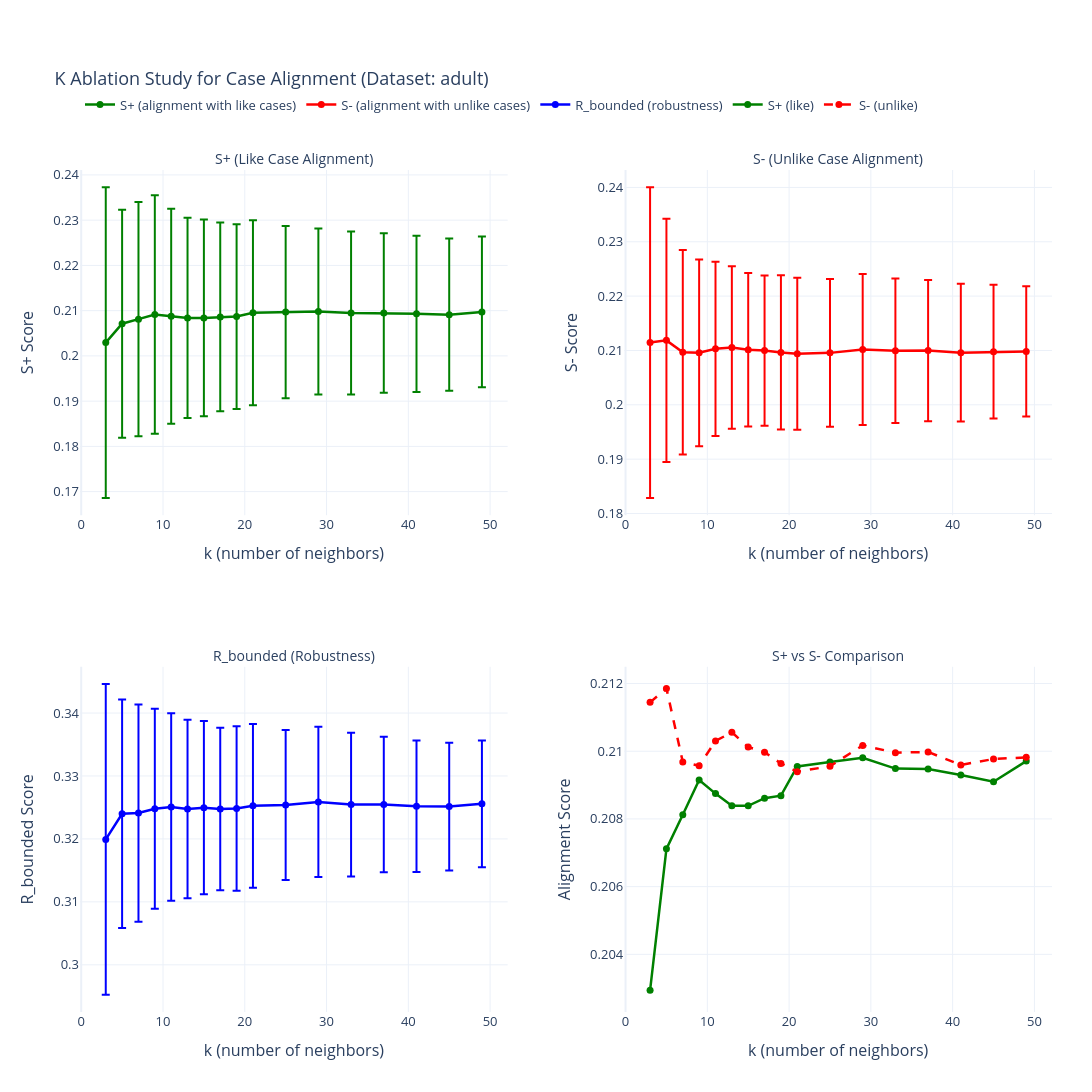

Notebook code cell kept with this figure:
### Markdown cell above
## 6. Visualize Results

### Code cell
# Create less-squished visualization
fig = make_subplots(
    rows=2, cols=2,
    subplot_titles=("S+ (Like Case Alignment)", "S- (Unlike Case Alignment)",
                    "R_bounded (Robustness)", "S+ vs S- Comparison"),
    specs=[[{"secondary_y": False}, {"secondary_y": False}],
           [{"secondary_y": False}, {"secondary_y": False}]],
    vertical_spacing=0.18,
    horizontal_spacing=0.12
)

# Filter out NaN values
valid_results = results_df.dropna()

# Plot 1: S+ (Like case alignment)
fig.add_trace(
    go.Scatter(
        x=valid_results['k'],
        y=valid_results['S_plus_mean'],
        error_y=dict(
            type='data',
            array=valid_results['S_plus_std'],
            visible=True
        ),
        mode='lines+markers',
        name='S+ (alignment with like cases)',
        line=dict(color='green', width=2.5),
        marker=dict(size=7)
    ),
    row=1, col=1
)

# Plot 2: S- (Unlike case alignment)
fig.add_trace(
    go.Scatter(
        x=valid_results['k'],
        y=valid_results['S_minus_mean'],
        error_y=dict(
            type='data',
            array=valid_results['S_minus_std'],
            visible=True
        ),
        mode='lines+markers',
        name='S- (alignment with unlike cases)',
        line=dict(color='red', width=2.5),
        marker=dict(size=7)
    ),
    row=1, col=2
)

# Plot 3: R_bounded (Robustness)
fig.add_trace(
    go.Scatter(
        x=valid_results['k'],
        y=valid_results['R_bounded_mean'],
        error_y=dict(
            type='data',
            array=valid_results['R_bounded_std'],
            visible=True
        ),
        mode='lines+markers',
        name='R_bounded (robustness)',
        line=dict(color='blue', width=2.5),
        marker=dict(size=7)
    ),
    row=2, col=1
)

# Plot 4: S+ vs S- comparison
fig.add_trace(
    go.Scatter(
        x=valid_results['k'],
        y=valid_results['S_plus_mean'],
        mode='lines+markers',
        name='S+ (like)',
        line=dict(color='green', width=2.5, dash='solid'),
        marker=dict(size=7)
    ),
    row=2, col=2
)

fig.add_trace(
    go.Scatter(
        x=valid_results['k'],
        y=valid_results['S_minus_mean'],
        mode='lines+markers',
        name='S- (unlike)',
        line=dict(color='red', width=2.5, dash='dash'),
        marker=dict(size=7)
    ),
    row=2, col=2
)

# Update axes labels
fig.update_xaxes(title_text="k (number of neighbors)", row=1, col=1)
fig.update_yaxes(title_text="S+ Score", row=1, col=1)

fig.update_xaxes(title_text="k (number of neighbors)", row=1, col=2)
fig.update_yaxes(title_text="S- Score", row=1, col=2)

fig.update_xaxes(title_text="k (number of neighbors)", row=2, col=1)
fig.update_yaxes(title_text="R_bounded Score", row=2, col=1)

fig.update_xaxes(title_text="k (number of neighbors)", row=2, col=2)
fig.update_yaxes(title_text="Alignment Score", row=2, col=2)

# Update layout for readability
fig.update_layout(
    title_text=f"K Ablation Study for Case Alignment (Dataset: {DATASET_NAME})",
    template='plotly_white',
    height=1250,
    width=1450,
    showlegend=True,
    hovermode='x unified',
    legend=dict(
        orientation='h',
        yanchor='bottom',
        y=1.06,
        xanchor='left',
        x=0.0
    ),
    margin=dict(l=80, r=40, t=170, b=80),
    font=dict(size=13)
)
fig.update_annotations(font=dict(size=14))

fig.show()

print("Visualization complete!")

### Figure 1 — Plotly figure (JSON) as saved in the notebook; plotly's stock layout.template omitted (floating-point values rounded to 4 significant figures)
{"data": [{"error_y": {"array": [0.03434, 0.02519, 0.02591, 0.02637, 0.02376, 0.02213, 0.02173, 0.02086, 0.0204, 0.02045, 0.01902, 0.01833, 0.01801, 0.01764, 0.01726, 0.01683, 0.01665], "type": "data", "visible": true}, "line": {"color": "green", "width": 2.5}, "marker": {"size": 7}, "mode": "lines+markers", "name": "S+ (alignment with like cases)", "type": "scatter", "x": [3, 5, 7, 9, 11, 13, 15, 17, 19, 21, 25, 29, 33, 37, 41, 45, 49], "xaxis": "x", "y": [0.2029, 0.2071, 0.2081, 0.2092, 0.2087, 0.2084, 0.2084, 0.2086, 0.2087, 0.2096, 0.2097, 0.2098, 0.2095, 0.2095, 0.2093, 0.2091, 0.2097], "yaxis": "y"}, {"error_y": {"array": [0.02859, 0.02237, 0.0188, 0.01718, 0.01603, 0.01495, 0.01412, 0.01384, 0.0142, 0.01398, 0.01361, 0.0139, 0.0133, 0.013, 0.01266, 0.01231, 0.01199], "type": "data", "visible": true}, "line": {"color": "red", "width": 2.5}, "marker": {"size": 7}, "mode": "lines+markers", "name": "S- (alignment with unlike cases)", "type": "scatter", "x": [3, 5, 7, 9, 11, 13, 15, 17, 19, 21, 25, 29, 33, 37, 41, 45, 49], "xaxis": "x2", "y": [0.2114, 0.2119, 0.2097, 0.2096, 0.2103, 0.2106, 0.2101, 0.21, 0.2096, 0.2094, 0.2096, 0.2102, 0.21, 0.21, 0.2096, 0.2098, 0.2098], "yaxis": "y2"}, {"error_y": {"array": [0.02468, 0.01815, 0.01725, 0.01588, 0.01489, 0.01417, 0.01375, 0.01291, 0.01306, 0.013, 0.01193, 0.01194, 0.01143, 0.01076, 0.01045, 0.01014, 0.01008], "type": "data", "visible": true}, "line": {"color": "blue", "width": 2.5}, "marker": {"size": 7}, "mode": "lines+markers", "name": "R_bounded (robustness)", "type": "scatter", "x": [3, 5, 7, 9, 11, 13, 15, 17, 19, 21, 25, 29, 33, 37, 41, 45, 49], "xaxis": "x3", "y": [0.3199, 0.324, 0.3241, 0.3248, 0.3251, 0.3247, 0.325, 0.3247, 0.3248, 0.3253, 0.3254, 0.3259, 0.3255, 0.3255, 0.3252, 0.3251, 0.3256], "yaxis": "y3"}, {"line": {"color": "green", "dash": "solid", "width": 2.5}, "marker": {"size": 7}, "mode": "lines+markers", "name": "S+ (like)", "type": "scatter", "x": [3, 5, 7, 9, 11, 13, 15, 17, 19, 21, 25, 29, 33, 37, 41, 45, 49], "xaxis": "x4", "y": [0.2029, 0.2071, 0.2081, 0.2092, 0.2087, 0.2084, 0.2084, 0.2086, 0.2087, 0.2096, 0.2097, 0.2098, 0.2095, 0.2095, 0.2093, 0.2091, 0.2097], "yaxis": "y4"}, {"line": {"color": "red", "dash": "dash", "width": 2.5}, "marker": {"size": 7}, "mode": "lines+markers", "name": "S- (unlike)", "type": "scatter", "x": [3, 5, 7, 9, 11, 13, 15, 17, 19, 21, 25, 29, 33, 37, 41, 45, 49], "xaxis": "x4", "y": [0.2114, 0.2119, 0.2097, 0.2096, 0.2103, 0.2106, 0.2101, 0.21, 0.2096, 0.2094, 0.2096, 0.2102, 0.21, 0.21, 0.2096, 0.2098, 0.2098], "yaxis": "y4"}], "layout": {"annotations": [{"font": {"size": 14}, "showarrow": false, "text": "S+ (Like Case Alignment)", "x": 0.22, "xanchor": "center", "xref": "paper", "y": 1, "yanchor": "bottom", "yref": "paper"}, {"font": {"size": 14}, "showarrow": false, "text": "S- (Unlike Case Alignment)", "x": 0.78, "xanchor": "center", "xref": "paper", "y": 1, "yanchor": "bottom", "yref": "paper"}, {"font": {"size": 14}, "showarrow": false, "text": "R_bounded (Robustness)", "x": 0.22, "xanchor": "center", "xref": "paper", "y": 0.41, "yanchor": "bottom", "yref": "paper"}, {"font": {"size": 14}, "showarrow": false, "text": "S+ vs S- Comparison", "x": 0.78, "xanchor": "center", "xref": "paper", "y": 0.41, "yanchor": "bottom", "yref": "paper"}], "font": {"size": 13}, "height": 1250, "hovermode": "x unified", "legend": {"orientation": "h", "x": 0, "xanchor": "left", "y": 1.06, "yanchor": "bottom"}, "margin": {"b": 80, "l": 80, "r": 40, "t": 170}, "showlegend": true, "title": {"text": "K Ablation Study for Case Alignment (Dataset: adult)"}, "width": 1450, "xaxis": {"anchor": "y", "domain": [0, 0.44], "title": {"text": "k (number of neighbors)"}}, "xaxis2": {"anchor": "y2", "domain": [0.56, 1], "title": {"text": "k (number of neighbors)"}}, "xaxis3": {"anchor": "y3", "domain": [0, 0.44], "title": {"text": "k (number of neighbors)"}}, "xaxis4": {"anchor": "y4", "domain": [0.56, 1], "title": {"text": "k (number of neighbors)"}}, "yaxis": {"anchor": "x", "domain": [0.59, 1], "title": {"text": "S+ Score"}}, "yaxis2": {"anchor": "x2", "domain": [0.59, 1], "title": {"text": "S- Score"}}, "yaxis3": {"anchor": "x3", "domain": [0, 0.41], "title": {"text": "R_bounded Score"}}, "yaxis4": {"anchor": "x4", "domain": [0, 0.41], "title": {"text": "Alignment Score"}}}}
